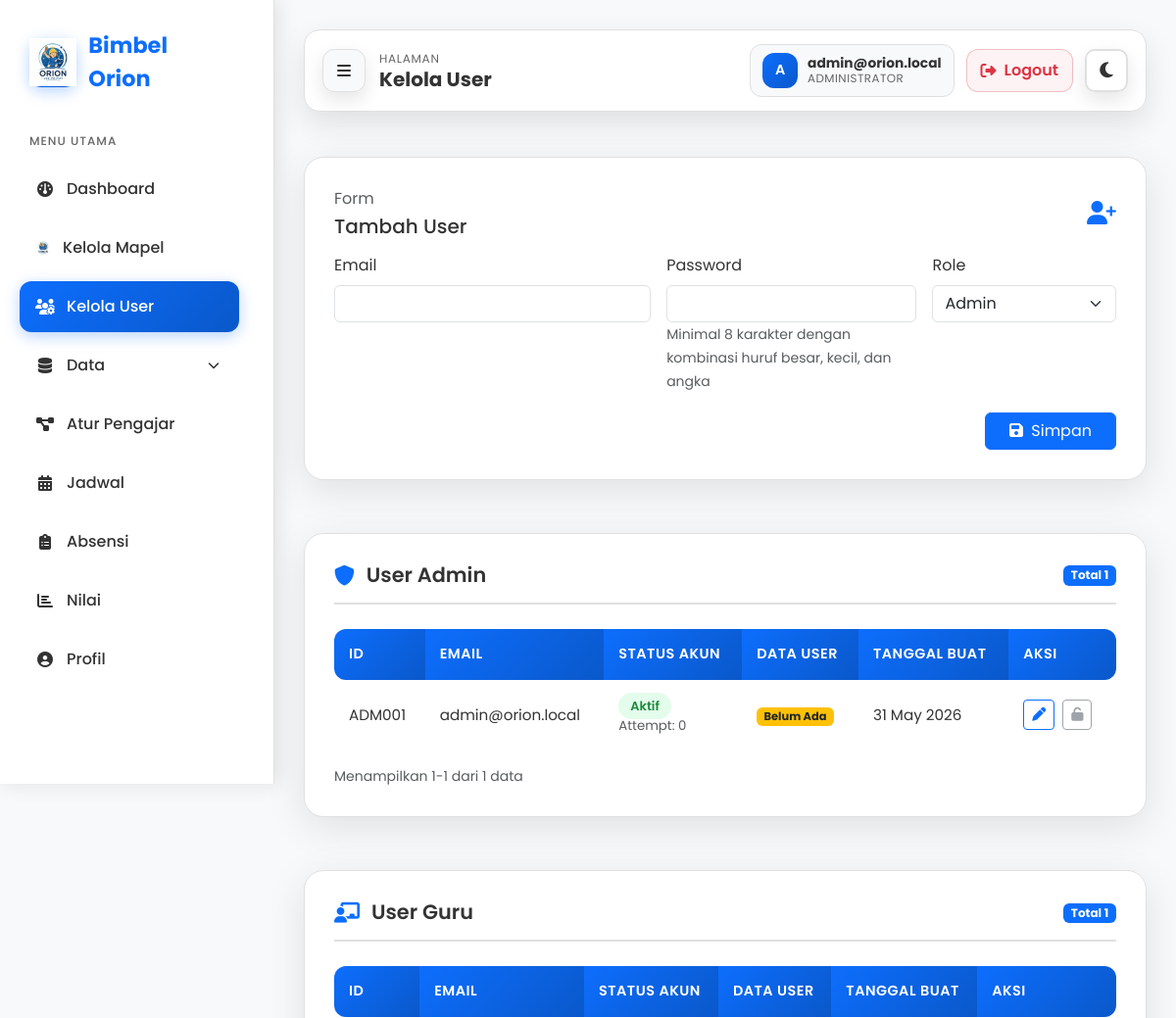
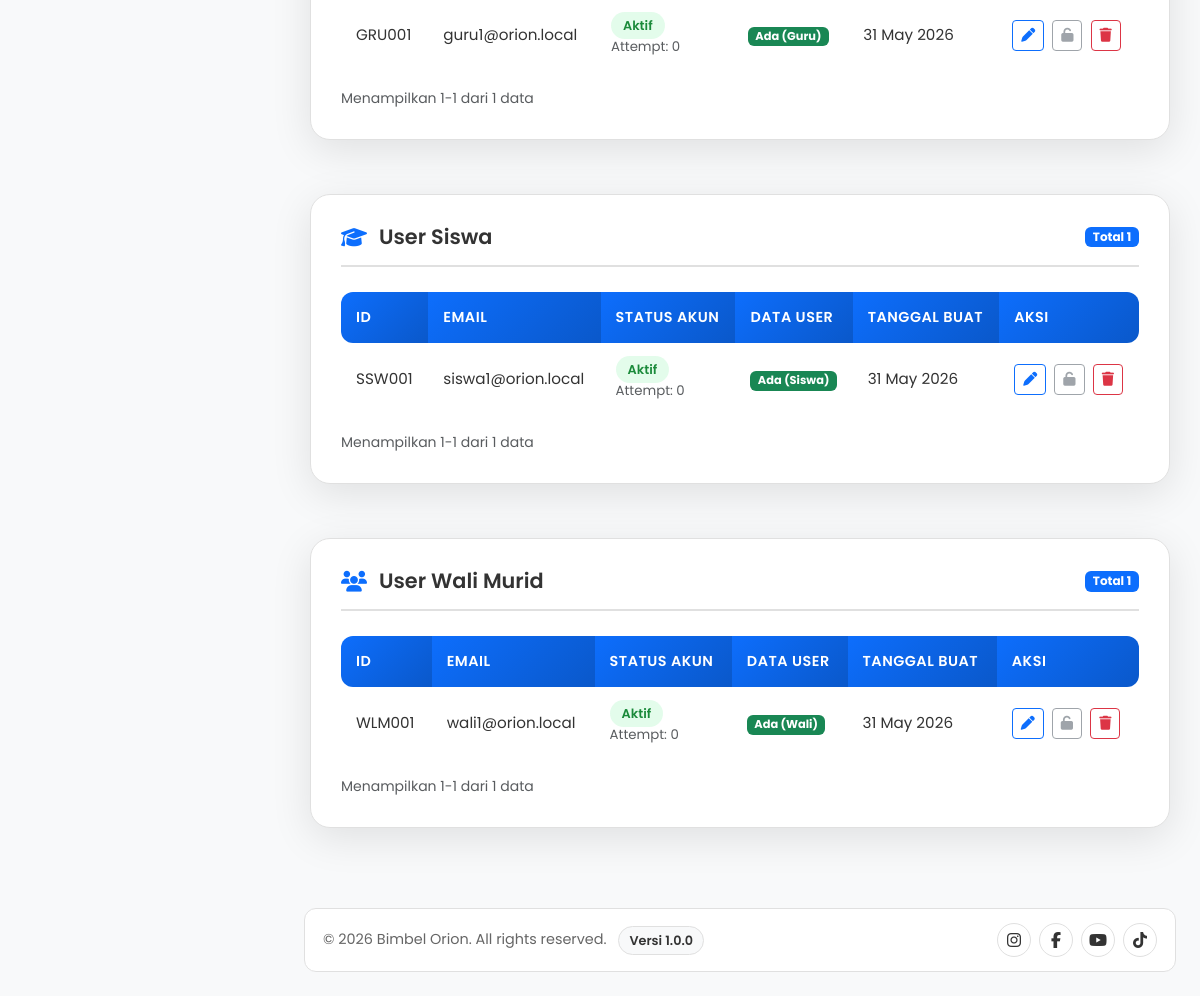
Page /index.php?page=admin-user (signed in) on the committed database (2 pictures, top to bottom).
### tables this page shows
CREATE TABLE users (
  id CHAR(6) NOT NULL,
  email VARCHAR(191) NOT NULL,
  password VARCHAR(255) NOT NULL,
  role ENUM('admin','guru','siswa','wali_murid') NOT NULL,
  is_locked TINYINT(1) NOT NULL DEFAULT 0,
  attempts INT UNSIGNED NOT NULL DEFAULT 0,
  created_at TIMESTAMP NOT NULL DEFAULT CURRENT_TIMESTAMP,
  PRIMARY KEY (id),
  UNIQUE KEY uk_users_email (email),
  KEY idx_users_role (role)
);

CREATE TABLE guru (
  id CHAR(6) NOT NULL,
  mapel_id CHAR(6) DEFAULT NULL,
  nama VARCHAR(150) NOT NULL,
  no_telp VARCHAR(20) DEFAULT NULL,
  alamat TEXT DEFAULT NULL,
  foto_path VARCHAR(255) DEFAULT NULL,
  bio TEXT DEFAULT NULL,
  created_at TIMESTAMP NOT NULL DEFAULT CURRENT_TIMESTAMP,
  PRIMARY KEY (id),
  KEY idx_guru_mapel (mapel_id),
  KEY idx_guru_nama (nama),
  CONSTRAINT fk_guru_user
    FOREIGN KEY (id) REFERENCES users(id)
    ON DELETE CASCADE
    ON UPDATE CASCADE,
  CONSTRAINT fk_guru_mapel
    FOREIGN KEY (mapel_id) REFERENCES mapel(id)
    ON DELETE SET NULL
    ON UPDATE CASCADE
);

CREATE TABLE siswa (
  id CHAR(6) NOT NULL,
  nama VARCHAR(150) NOT NULL,
  kelas_sekolah VARCHAR(50) DEFAULT 'Privat',
  asal_sekolah VARCHAR(150) DEFAULT NULL,
  alamat TEXT DEFAULT NULL,
  no_telp VARCHAR(20) DEFAULT NULL,
  foto_path VARCHAR(255) DEFAULT NULL,
  wali_id CHAR(6) DEFAULT NULL,
  created_at TIMESTAMP NOT NULL DEFAULT CURRENT_TIMESTAMP,
  PRIMARY KEY (id),
  KEY idx_siswa_wali (wali_id),
  KEY idx_siswa_nama (nama),
  CONSTRAINT fk_siswa_user
    FOREIGN KEY (id) REFERENCES users(id)
    ON DELETE CASCADE
    ON UPDATE CASCADE,
  CONSTRAINT fk_siswa_wali
    FOREIGN KEY (wali_id) REFERENCES wali_murid(id)
    ON DELETE SET NULL
    ON UPDATE CASCADE
);

### views/admin/user.php (the view, shortened to what the rows shown need)
<?php
require_once __DIR__ . '/../../helpers/RoleHelper.php';
require __DIR__ . '/../layouts/header.php';
?>
<div class="dashboard-container">
  <main class="main-content">
    <?php require __DIR__ . '/../layouts/dashboard-navbar.php'; ?>
    <div class="row g-4 mt-2">
      <?php
      $roles = [
        'admin' => ['label' => 'Admin', 'icon' => 'fa-shield'],
        'guru' => ['label' => 'Guru', 'icon' => 'fa-chalkboard-user'],
        'siswa' => ['label' => 'Siswa', 'icon' => 'fa-graduation-cap'],
        'wali_murid' => ['label' => 'Wali Murid', 'icon' => 'fa-users']
      ];
      foreach ($roles as $roleKey => $roleInfo):
        $usersForRole = array_filter($users ?? [], function($user) use ($roleKey) {
          return normalizeRole((string)($user['role'] ?? '')) === $roleKey;
        });
      ?>
      <div class="col-12">
        <div class="content-card animate-fade-in w-100">
          <div class="card-header">
            <h3><i class="fas <?= $roleInfo['icon'] ?>"></i> User <?= $roleInfo['label'] ?></h3>
            <div class="d-flex align-items-center gap-2 flex-wrap">
              <span class="badge bg-primary">Total <?= count($usersForRole) ?></span>
            </div>
          </div>
          <div class="table-responsive">
            <table class="table-custom" id="userTable-<?= $roleKey ?>">
              <thead>
                <tr>
                  <th>ID</th>
                  <th>Email</th>
                  <th>Status Akun</th>
                  <th>Data User</th>
                  <th>Tanggal Buat</th>
                  <th>Aksi</th>
                </tr>
              </thead>
              <tbody>
                <?php if (!empty($usersForRole)): ?>
                  <?php foreach ($usersForRole as $user): ?>
                    <?php
                    $locked = (int)$user['is_locked'] === 1;
                    $created = !empty($user['created_at']) ? date('d M Y', strtotime($user['created_at'])) : '-';
                    $normalizedRole = normalizeRole((string)($user['role'] ?? ''));
                    ?>
                    <tr data-role="<?= htmlspecialchars($normalizedRole) ?>">
                      <td><?= htmlspecialchars($user['id']) ?></td>
                      <td><?= htmlspecialchars($user['email']) ?></td>
                      <td>
                        <?php if ($locked): ?>
                          <span class="badge-status badge-terkunci">Terkunci</span>
                        <?php else: ?>
                          <span class="badge-status badge-aktif">Aktif</span>
                        <?php endif; ?>
                        <div class="small text-muted">Attempt: <?= (int)$user['attempts'] ?></div>
                      </td>
                      <td>
                        <?php
                          $hasData = false;
                          $dataType = '';
                          if (!empty($user['guru_nama'])) {
                            $hasData = true;
                            $dataType = 'Guru';
                          } elseif (!empty($user['siswa_nama'])) {
                            $hasData = true;
                            $dataType = 'Siswa';
                          } elseif (!empty($user['wali_nama'])) {
                            $hasData = true;
                            $dataType = 'Wali';
                          }
                        ?>
                        <?php if ($hasData): ?>
                          <span class="badge bg-success">Ada (<?= htmlspecialchars($dataType) ?>)</span>
                        <?php else: ?>
                          <span class="badge bg-warning text-dark">Belum Ada</span>
                        <?php endif; ?>
                      </td>
                      <td><?= htmlspecialchars($created) ?></td>
                      <td class="text-nowrap">
                        <button
                          type="button"
                          class="btn btn-sm btn-outline-primary me-1 edit-user-btn"
                          data-bs-toggle="modal"
                          data-bs-target="#editUserModal"
                          data-id="<?= htmlspecialchars($user['id']) ?>"
                          data-email="<?= htmlspecialchars($user['email']) ?>"
                          data-role="<?= htmlspecialchars($normalizedRole) ?>"
                          data-nama="<?= htmlspecialchars($user['guru_nama'] ?? $user['siswa_nama'] ?? $user['wali_nama'] ?? '') ?>"
                          data-kelas="<?= htmlspecialchars($user['kelas'] ?? '') ?>">
                          <i class="fas fa-pen"></i>
                        </button>
                        <form method="POST" action="index.php?page=admin-user" class="d-inline">
                          <button type="submit" class="btn btn-sm btn-outline-secondary me-1" <?= $locked ? '' : 'disabled' ?>>
                            <i class="fas fa-unlock"></i>
                          </button>
                        </form>
                        <?php if ($normalizedRole !== 'admin'): ?>
                          <button
                            type="button"
                            class="btn btn-sm btn-outline-danger delete-user-btn"
                            data-id="<?= htmlspecialchars($user['id']) ?>"
                            data-email="<?= htmlspecialchars($user['email']) ?>"
                            data-relasi='<?= htmlspecialchars(json_encode($userRelasi[$user['id']] ?? []), ENT_QUOTES, 'UTF-8') ?>'>
                            <i class="fas fa-trash"></i>
                          </button>
                        <?php endif; ?>
                      </td>
                    </tr>
                  <?php endforeach; ?>
                <?php else: ?>
                  <tr>
                    <td colspan="6" class="text-center text-muted py-4">Belum ada data <?= strtolower($roleInfo['label']) ?>.</td>
                  </tr>
                <?php endif; ?>
              </tbody>
            </table>
          </div>
          <div class="d-flex justify-content-between align-items-center mt-3 flex-wrap gap-2">
            <div class="small text-muted" id="paginationInfo-<?= $roleKey ?>"></div>
          </div>
        </div>
      </div>
      <?php endforeach; ?>
    </div>
  </main>
</div>
<?php require __DIR__ . '/../layouts/footer.php'; ?>

### rows in the picture
users: id "ADM001", email "admin@orion.local", is_locked "Aktif", attempts "0", shows "Belum Ada", created_at "31 May 2026"
guru: id "GRU001", id.email "guru1@orion.local", id.attempts "0", nama "Guru", id.created_at "31 May 2026"
siswa: id "SSW001", id.email "siswa1@orion.local", id.attempts "0", dataType "Siswa", id.created_at "31 May 2026"
users: id "WLM001", email "wali1@orion.local", is_locked "Aktif", attempts "0", dataType "Wali", created_at "31 May 2026"

### other values in the picture
$menu['label'] "Dashboard"
$menu['label'] "Kelola Mapel"
$menu['label'] "Kelola User"
$menu['label'] "Data"
$menu['label'] "Atur Pengajar"
$menu['label'] "Jadwal"
$menu['label'] "Absensi"
$menu['label'] "Nilai"
$menu['label'] "Profil"
$pageHeading "Kelola User"
$initial "A"
$nama "admin@orion.local"
$roleLabel "ADMINISTRATOR"
$roleInfo['label'] "Admin"
count($usersForRole) "1"
